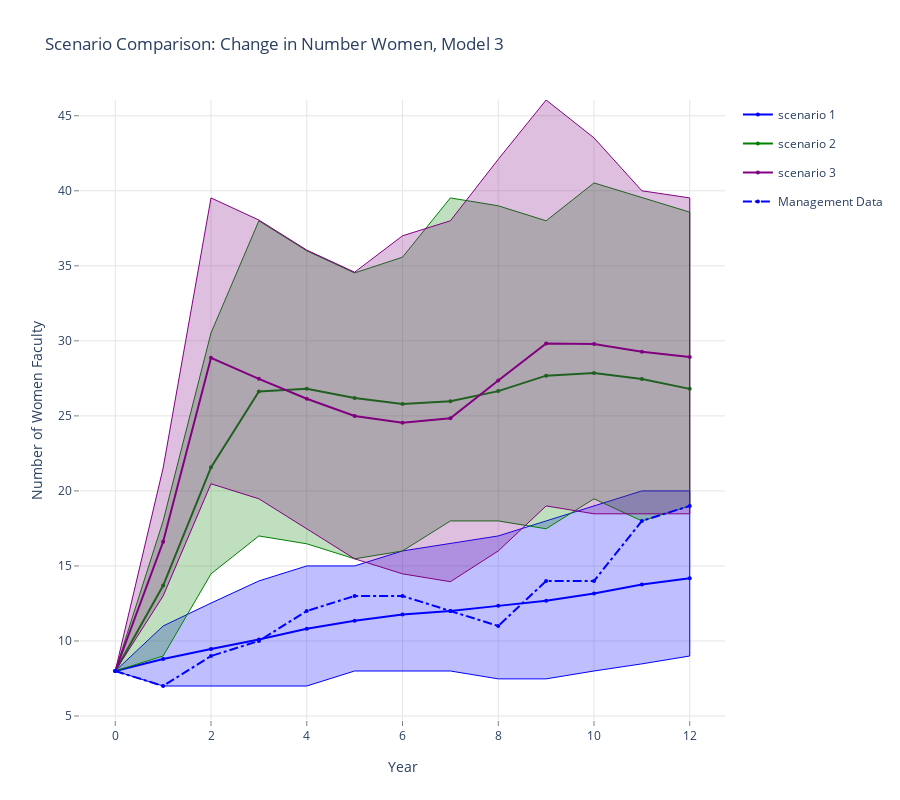

The notebook cell this image was saved under:
### Markdown cell above
## Comparison of Model 3 Growth Models: Change in Number Women, Model 3

### Code cell
data = []
linecolors = ['rgb(0,0,255)', 'rgb(0,128,0)', 'rgb(128,0,128)', 'rgb(139,69,19)']
fillcolors = ['rgba(0,0,255,0.25)', 'rgba(0,128,0,0.25)', 'rgba(128,0,128,0.25)', 'rgba(160,82,45,0.25)']
legend_labels = ['scenario 1', 'scenario 2', 'scenario 3']


for k,v in enumerate(results.mlist):
    data.append(go.Scatter(
        x=np.append(v.summary_matrix['yr'], v.summary_matrix['yr'].values[::-1]),
        y=np.append(v.summary_matrix['f_975'], v.summary_matrix['f_025'].values[::-1]),
        fill='tozerox',
        fillcolor=fillcolors[k],
        line=dict(color=linecolors[k],
                 width=1),
        legendgroup=legend_labels[k],
        showlegend=False,
        mode='lines',
        name=legend_labels[k],
    ))

    data.append(go.Scatter(
        x=v.summary_matrix['yr'],
        y=v.summary_matrix['f_avg'],
        line=dict(color=linecolors[k],
                 width=2),
        legendgroup=legend_labels[k],
        showlegend=True,
        marker=dict(
            size=4),
        mode='lines+markers',
        name=legend_labels[k],
    ))


data.append(go.Scatter(
    x=v.summary_matrix['yr'], 
    y=v.summary_matrix['act_f'],
    line=dict(color='blue',
             dash='dashdot'),
    name='Management Data',
    mode='lines+markers',
    marker=dict(
        size=4),

))
    
layout = go.Layout(
    title='Scenario Comparison: Change in Number Women, Model 3',
    height=800,
    width=900,
    paper_bgcolor='rgb(255,255,255)',
    plot_bgcolor='rgb(255,255,255)',
    xaxis=dict(
        visible=True,
        title='Year',
        gridcolor='rgb(229,229,229)',
        showgrid=True,
        showline=True,
        showticklabels=True,
        tickcolor='rgb(127,127,127)',
        ticks='outside',
        zeroline=False
    ),
    yaxis=dict(
        title='Number of Women Faculty',
        gridcolor='rgb(229,229,229)',
        showgrid=True,
        showline=True,
        showticklabels=True,
        tickcolor='rgb(127,127,127)',
        ticks='outside',
        zeroline=False
    ),
)
fig = go.Figure(data=data, layout=layout)
plotly.offline.iplot(fig, filename= 'shaded_lines')

# export image for ingestion to pdf file.
# if not os.path.exists('images'):
#     os.mkdir('images')
# pio.write_image(fig, 'images/change_in_number_women.png')

### Figure 1 — Plotly figure (JSON) as saved in the notebook; plotly's stock layout.template omitted (floating-point values rounded to 4 significant figures)
{"data": [{"fill": "tozerox", "fillcolor": "rgba(0,0,255,0.25)", "legendgroup": "scenario 1", "line": {"color": "rgb(0,0,255)", "width": 1}, "mode": "lines", "name": "scenario 1", "showlegend": false, "type": "scatter", "x": [0, 1, 2, 3, 4, 5, 6, 7, 8, 9, 10, 11, 12, 12, 11, 10, 9, 8, 7, 6, 5, 4, 3, 2, 1, 0], "y": [8, 11, 12.53, 14, 15, 15, 16, 16.52, 17, 18, 19, 20, 20, 9, 8.475, 8, 7.475, 7.475, 8, 8, 8, 7, 7, 7, 7, 8]}, {"legendgroup": "scenario 1", "line": {"color": "rgb(0,0,255)", "width": 2}, "marker": {"size": 4}, "mode": "lines+markers", "name": "scenario 1", "showlegend": true, "type": "scatter", "x": [0, 1, 2, 3, 4, 5, 6, 7, 8, 9, 10, 11, 12], "y": [8, 8.8, 9.46, 10.1, 10.82, 11.35, 11.76, 12, 12.34, 12.68, 13.17, 13.76, 14.18]}, {"fill": "tozerox", "fillcolor": "rgba(0,128,0,0.25)", "legendgroup": "scenario 2", "line": {"color": "rgb(0,128,0)", "width": 1}, "mode": "lines", "name": "scenario 2", "showlegend": false, "type": "scatter", "x": [0, 1, 2, 3, 4, 5, 6, 7, 8, 9, 10, 11, 12, 12, 11, 10, 9, 8, 7, 6, 5, 4, 3, 2, 1, 0], "y": [8, 18, 30.52, 38, 36, 34.52, 35.58, 39.52, 39, 38, 40.52, 39.52, 38.58, 19, 18, 19.48, 17.48, 18, 18, 16, 15.47, 16.48, 17, 14.47, 9, 8]}, {"legendgroup": "scenario 2", "line": {"color": "rgb(0,128,0)", "width": 2}, "marker": {"size": 4}, "mode": "lines+markers", "name": "scenario 2", "showlegend": true, "type": "scatter", "x": [0, 1, 2, 3, 4, 5, 6, 7, 8, 9, 10, 11, 12], "y": [8, 13.69, 21.57, 26.62, 26.81, 26.19, 25.8, 25.97, 26.65, 27.68, 27.85, 27.46, 26.8]}, {"fill": "tozerox", "fillcolor": "rgba(128,0,128,0.25)", "legendgroup": "scenario 3", "line": {"color": "rgb(128,0,128)", "width": 1}, "mode": "lines", "name": "scenario 3", "showlegend": false, "type": "scatter", "x": [0, 1, 2, 3, 4, 5, 6, 7, 8, 9, 10, 11, 12, 12, 11, 10, 9, 8, 7, 6, 5, 4, 3, 2, 1, 0], "y": [8, 21.52, 39.52, 38.05, 36.05, 34.58, 37, 38, 42.1, 46.05, 43.52, 40, 39.52, 18.48, 18.48, 18.48, 19, 16, 13.95, 14.47, 15.47, 17.48, 19.48, 20.48, 13, 8]}, {"legendgroup": "scenario 3", "line": {"color": "rgb(128,0,128)", "width": 2}, "marker": {"size": 4}, "mode": "lines+markers", "name": "scenario 3", "showlegend": true, "type": "scatter", "x": [0, 1, 2, 3, 4, 5, 6, 7, 8, 9, 10, 11, 12], "y": [8, 16.61, 28.87, 27.47, 26.14, 24.99, 24.55, 24.84, 27.36, 29.82, 29.79, 29.28, 28.93]}, {"line": {"color": "blue", "dash": "dashdot"}, "marker": {"size": 4}, "mode": "lines+markers", "name": "Management Data", "type": "scatter", "x": [0, 1, 2, 3, 4, 5, 6, 7, 8, 9, 10, 11, 12], "y": [8, 7, 9, 10, 12, 13, 13, 12, 11, 14, 14, 18, 19]}], "layout": {"height": 800, "paper_bgcolor": "rgb(255,255,255)", "plot_bgcolor": "rgb(255,255,255)", "title": {"text": "Scenario Comparison: Change in Number Women, Model 3"}, "width": 900, "xaxis": {"gridcolor": "rgb(229,229,229)", "showgrid": true, "showline": true, "showticklabels": true, "tickcolor": "rgb(127,127,127)", "ticks": "outside", "title": {"text": "Year"}, "visible": true, "zeroline": false}, "yaxis": {"gridcolor": "rgb(229,229,229)", "showgrid": true, "showline": true, "showticklabels": true, "tickcolor": "rgb(127,127,127)", "ticks": "outside", "title": {"text": "Number of Women Faculty"}, "zeroline": false}}}
